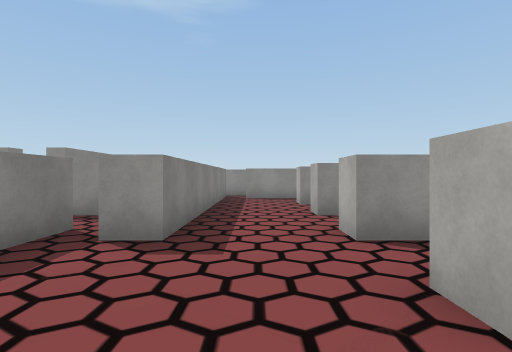
view 1 (above)

23 first-person views from a walk through a 3-D level made in the Unity game engine. The camera is 1.5 m above the floor, looks level and sees 80° across. The floor is counted in squares, 2 m on a side. Each view is taken from the middle of a square. On the plan, view 1 faces up. The plan holds only what a view shows up to about 10 squares ahead; the rest is blank. The place goes on beyond the plan. The player character is not drawn. Some surface patterns are stand-ins.

view 2
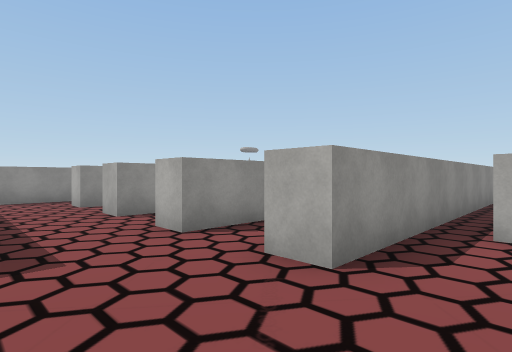

view 3
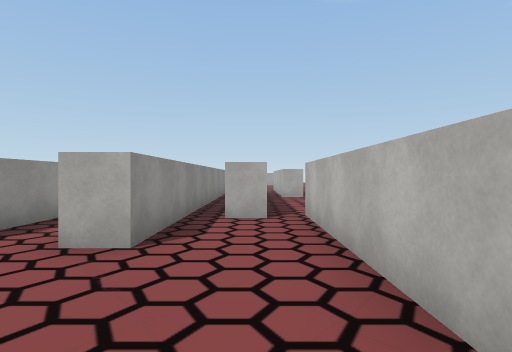

view 4
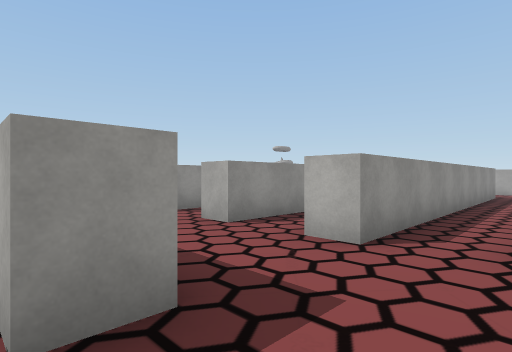

view 5
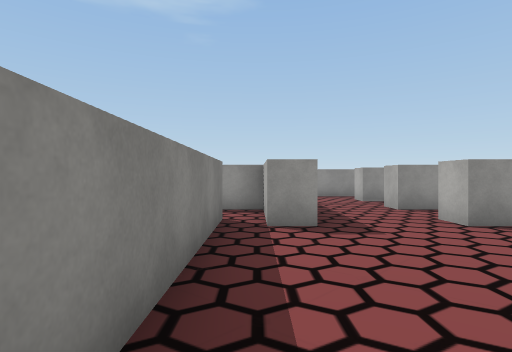

view 6
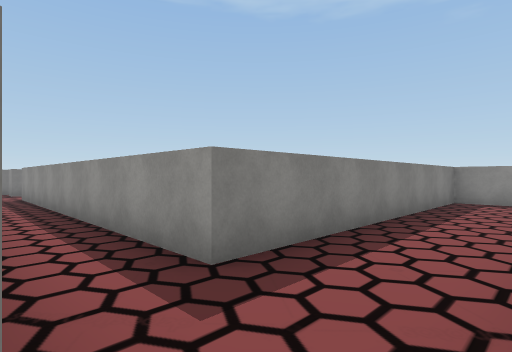

view 7
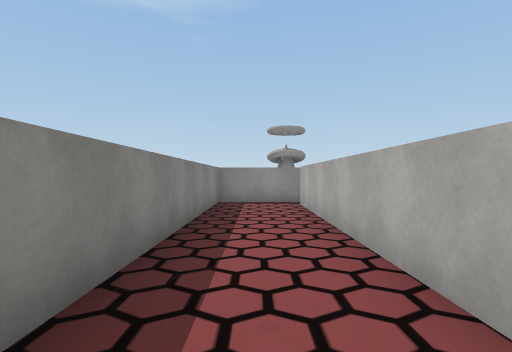

view 8
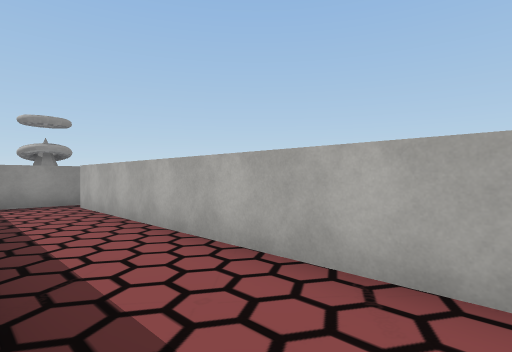

view 9
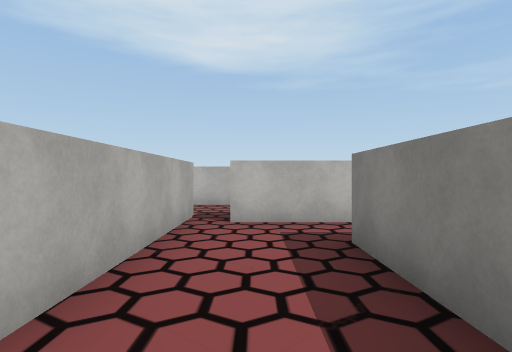

view 10
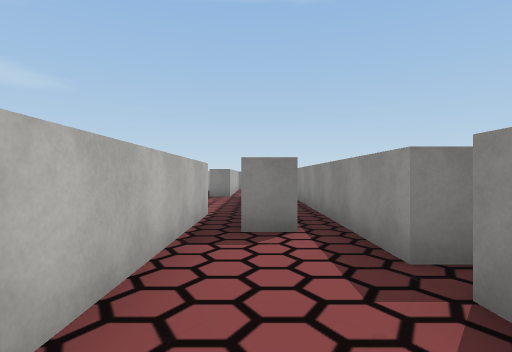

view 11
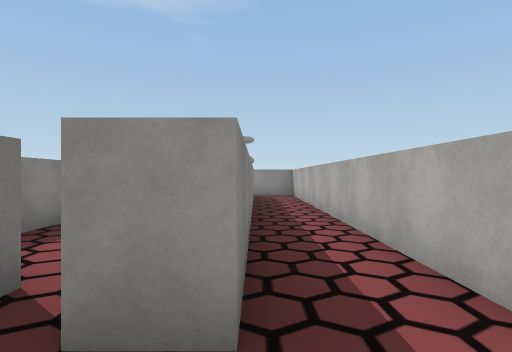

view 12
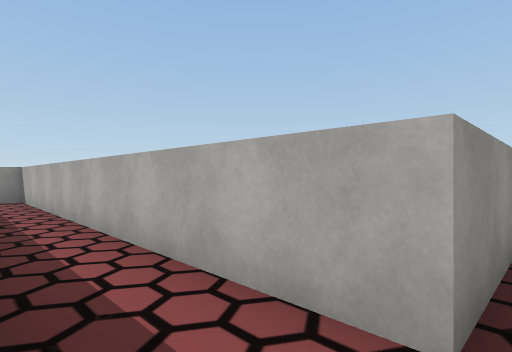

view 13
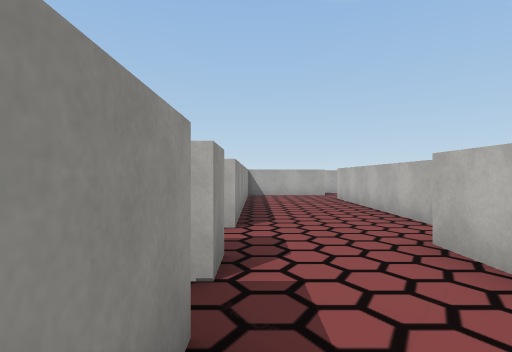

view 14
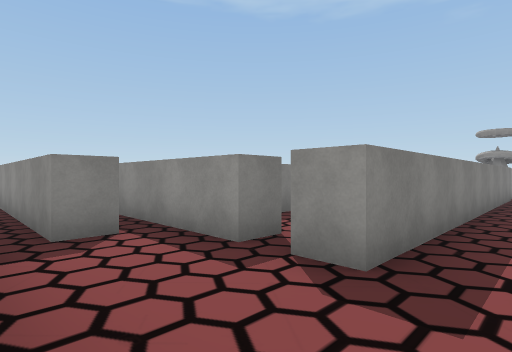

view 15
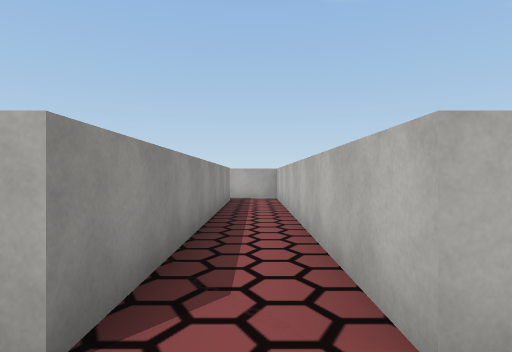

view 16
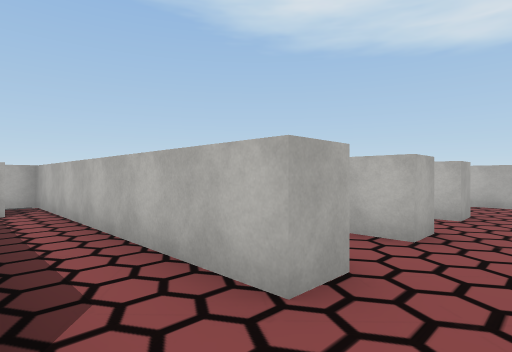

view 17
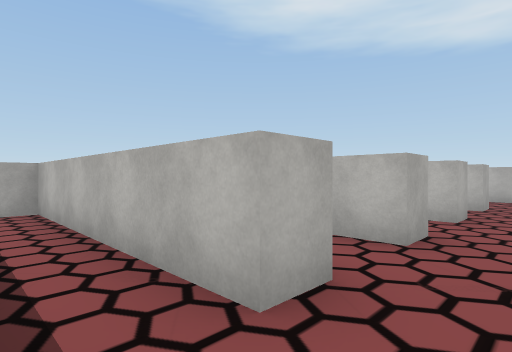

view 18
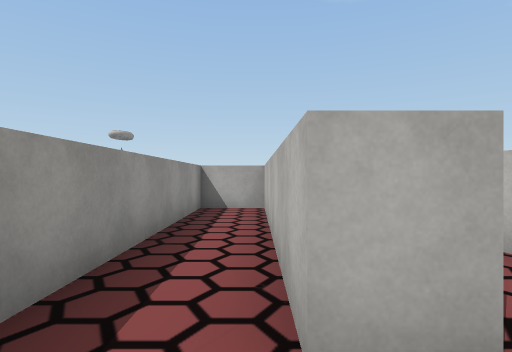

view 19
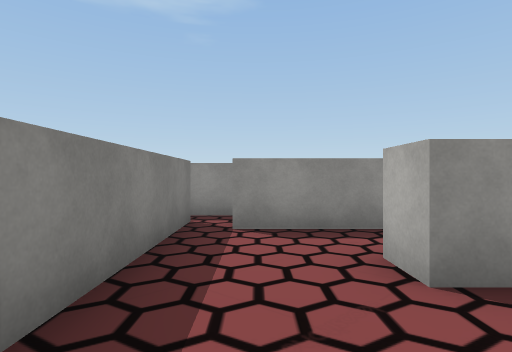

view 20
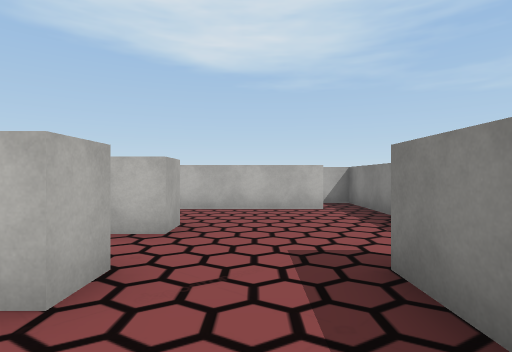

view 21
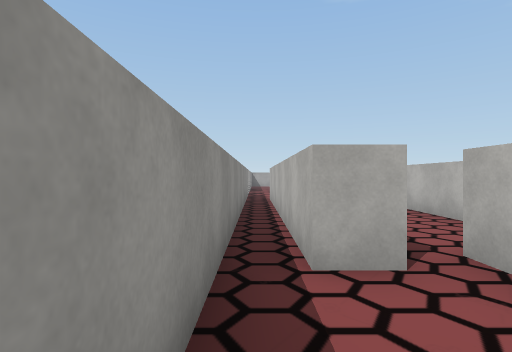

view 22
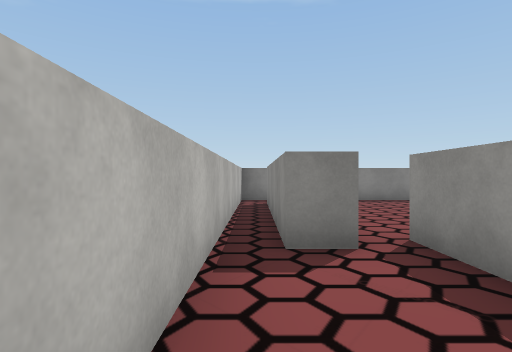

view 23
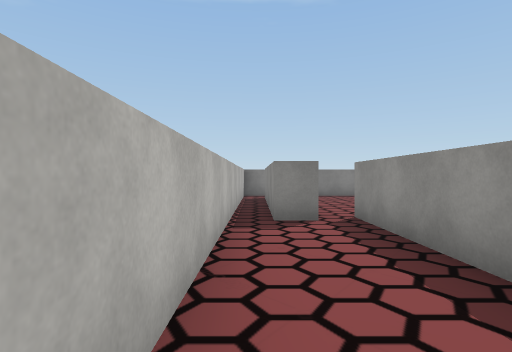

### Floor plan
Points are (right, up) in squares from view 1. A wall is a line through its corners. A room is listed if a view was taken in it or the views show most of it. See-through windows are left out.
Room 1 (views 1, 2, 3, 4, 5, 8, 13, 21)
walls: (3.4, -0.2) (3.4, 0.5) (10.6, 0.5); (-1.1, 3.6) (-1.8, 3.6); (-1.6, -0.9) (3.9, -0.9); (-2.6, 3.4) (-2.6, -1.4); (9, -0.9) (11.5, -0.9); (10.4, 2.1) (11.4, 2.1); (10.9, 3.6) (1.2, 3.6); (11.4, 1.3) (1.2, 1.3) (1.2, 2.1) (1.9, 2.1)
ways out: opening at (12, 3) to room 2; opening at (11, 1) to room 4; opening at (0.5, 4) to room 5; opening at (-2, -1) to room 8; opening at (-2, 4) to room 10
Room 2 (views 6, 7, 9)
walls: (13.9, 11.8) (10.9, 11.8) (10.9, 3.6); (11.4, 2.1) (12.4, 2.1) (12.4, 1.3); (13.2, 1.3) (13.2, 11)
ways out: opening at (12, 3) to room 1; opening at (13, 2) to room 4
Room 3 (views 10, 14)
walls: (17.5, 1.3) (15.4, 1.3) (15.4, 11.8) (13.9, 11.8); (15.6, -1.7) (17.5, -1.7); (13.9, 11) (13.9, 1.3)
ways out: opening at (14, 0.5) to room 4
Room 4 (views 11, 12)
walls: (12.4, 1.3) (11.4, 1.3); (13.9, 1.3) (13.2, 1.3); (10.9, 0.6) (10.9, -0.2); (11.5, -0.9) (14.4, -0.9)
ways out: opening at (11, 1) to room 1; opening at (13, 2) to room 2; opening at (14, 0.5) to room 3
Room 5 (view 15)
walls: (9.2, 5.8) (1.2, 5.8); (1.2, 3.6) (1.2, 4.3) (9.6, 4.3); (-1.1, 5.6) (-1.1, 3.6)
ways out: opening at (0.5, 4) to room 1; opening at (0.5, 6) to room 7
Room 6 (views 16, 17, 18)
walls: (1.2, 8.1) (1.2, 8.8) (7.2, 8.8) (7.2, 10.3) (-0.4, 10.3); (-0.4, 11.8) (-1.2, 11.8); (-1.1, 11.1) (-1.1, 7.6)
ways out: opening at (0.5, 8) to room 7
Room 7 (views 19, 20)
walls: (2.2, 8.1) (1.2, 8.1); (1.2, 5.8) (1.2, 6.6) (8.7, 6.6) (8.7, 7.2); (-1.1, 7.6) (-1.1, 5.6)
ways out: opening at (0.5, 6) to room 5; opening at (0.5, 8) to room 6
Room 8 (view 22)
walls: (3.9, -0.9) (3.9, -1.7) (-1.4, -1.7); (8.4, -0.2) (3.4, -0.2); (-2.6, -1.4) (-2.6, -2.4) (8.5, -2.4)
ways out: opening at (-2, -1) to room 1; opening at (9, -2) to room 9
Room 9 (view 23)
walls: (10.9, -0.2) (8.4, -0.2)
ways out: opening at (9, -2) to room 8; opening at (-3, 5) to room 10
Room 10 (no view inside)
walls: (-1.8, 5.8) (-3.5, 5.8); (-2.6, 4.4) (-2.6, 3.4); (-1.8, 3.6) (-1.8, 5.4)
ways out: opening at (-2, 4) to room 1; opening at (-3, 5) to room 9

Positions as (right, up) in squares from view 1, and headings:
1: (0, 0), facing up
2: (-1, 0), facing up-right
3: (-2, 0), facing right
4: (-2, 2), facing up-right
5: (-2, -1), facing up
6: (13, 2), facing up-left
7: (12, 3), facing up
8: (11, 3), facing up-right
9: (12, 7), facing down
10: (15, 0), facing left
11: (14, 0), facing up
12: (14, 1), facing up-right
13: (11, 1), facing right
14: (15, -1), facing up-left
15: (0, 5), facing right
16: (0, 8), facing down-right
17: (0, 10), facing down-right
18: (0, 9), facing right
19: (0, 6), facing up
20: (0, 6), facing down
21: (1, 1), facing right
22: (7, -2), facing left
23: (9, -2), facing left
